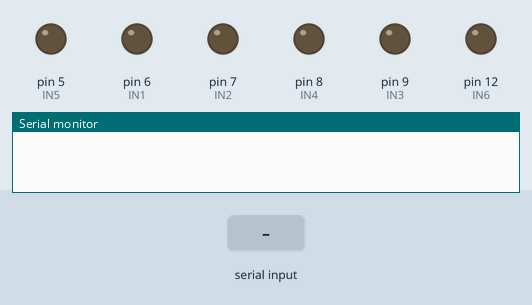
Bench run of a sketch on a simulated Arduino Uno, built with avr-gcc and run on an emulated ATmega328P. Parts: output pins drawn as LEDs (lit = HIGH), the last lines printed to the serial monitor. The inputs (shaded band) are chosen by the test bench.

Above: at 1.2 s.
1.3 s: "W" received over Serial
At 2.4 s:
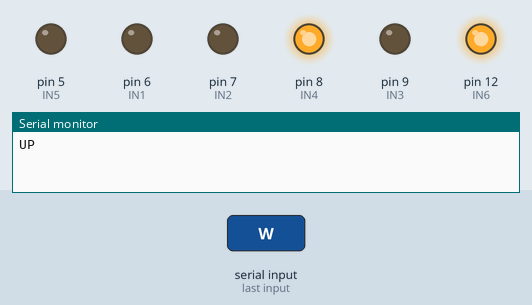
2.8 s: "A" received over Serial
At 3.6 s:
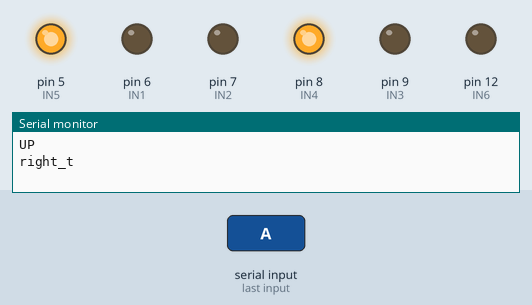
4.3 s: "D" received over Serial
At 4.7 s:
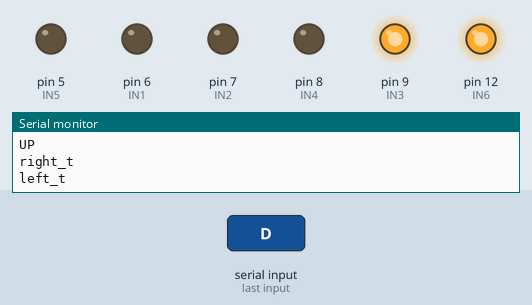
5.8 s: "S" received over Serial
At 7.0 s:
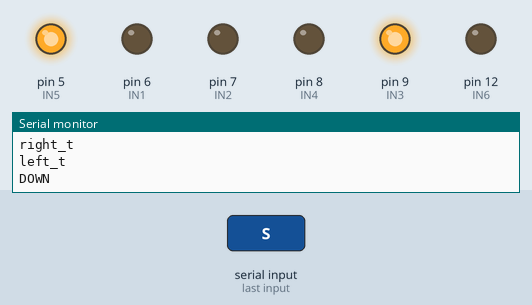
7.3 s: "R" received over Serial
At 8.2 s:
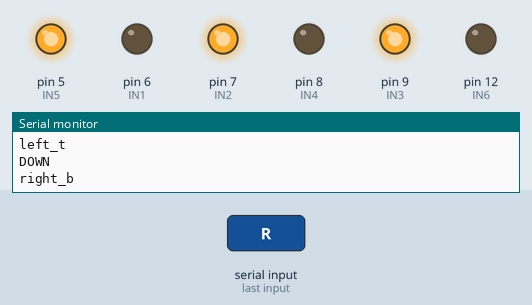
8.8 s: "L" received over Serial
At 9.3 s:
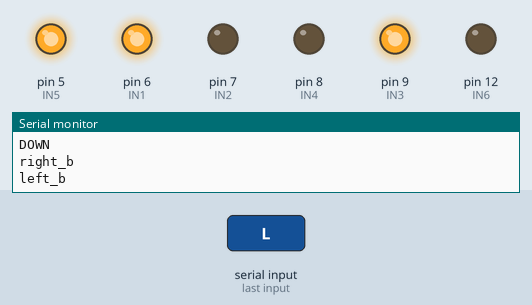
Timing chart, 0 to 11.3 s (numbered marks = the images above; inputs shaded):
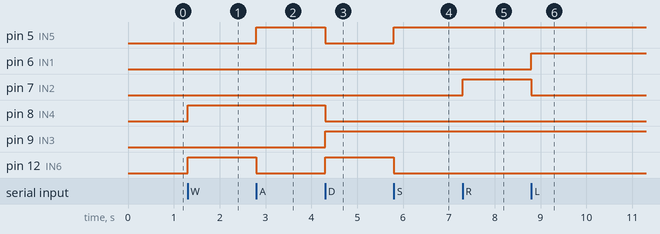

Measured:
- after the input at 1.3 s, pin 8 (IN4), pin 12 (IN6): LOW → HIGH at once
- after the input at 2.8 s, pin 5 (IN5): LOW → HIGH at once; pin 12 (IN6): HIGH → LOW at once
- after the input at 4.3 s, pin 5 (IN5), pin 8 (IN4): HIGH → LOW at once; pin 9 (IN3), pin 12 (IN6): LOW → HIGH at once
- after the input at 5.8 s, pin 5 (IN5): LOW → HIGH at once; pin 12 (IN6): HIGH → LOW at once
- after the input at 7.3 s, pin 7 (IN2): LOW → HIGH at once
- after the input at 8.8 s, pin 6 (IN1): LOW → HIGH at once; pin 7 (IN2): HIGH → LOW at once

The sketch:

hc_05v1v1.ino
```cpp
int IN3 = 9; /// шим
int IN4 = 8; //направление

int IN5 = 5; //шим
int IN6 = 12; //направление

int IN1 = 6; //ШИМ
int IN2 = 7;
int val;


void setup()
{
  pinMode (IN1, OUTPUT);
  pinMode (IN2, OUTPUT);
  pinMode (IN4, OUTPUT);
  pinMode (IN3, OUTPUT);
  pinMode (IN5, OUTPUT);
  pinMode (IN6, OUTPUT);

  Serial.begin(9600);


}


void loop()
{
  if (Serial.available()){

    val = Serial.read();


    if (val == 'W') // вперед
    {
   forward();
    }
    if ( val == 'A')
    {
     right_t();
    }

    // Задаём движение влево
    if ( val == 'D')
    {
      left_t();

    }

    // Задаём движение назад
    if ( val == 'S')
    {
     back();
    }
 if ( val == 'R')
    {
   right_b();
    }
     if ( val == 'L')
    {
   left_b();
    }

    if ( val == 'B')
    {
    stop_b();
    }

     if ( val == 'T')
    {
   stop_tank();
}
  }
}


 void forward()
 {
  Serial.println("UP");
        digitalWrite (IN4, HIGH);
        digitalWrite (IN3, LOW);
        digitalWrite (IN5, LOW);
        digitalWrite (IN6, HIGH);

 }
 void back()
 {
   Serial.println("DOWN");
      digitalWrite (IN4, LOW);
      digitalWrite (IN3, HIGH);
      digitalWrite (IN5, HIGH);
      digitalWrite (IN6, LOW);
 }
 void left_t()
 {
   Serial.println("left_t");
       digitalWrite (IN4, LOW);
       digitalWrite (IN3, HIGH);
       digitalWrite (IN5,LOW);
       digitalWrite (IN6, HIGH);
 }
 void right_t()
 {
  Serial.println("right_t");
      digitalWrite (IN4, HIGH);
      digitalWrite (IN3, LOW);
      digitalWrite (IN5, HIGH);
      digitalWrite (IN6, LOW);
 }
 void left_b()
 {
  Serial.println("left_b");
 digitalWrite (IN1, HIGH);
 digitalWrite (IN2, LOW);
 }
 void right_b()
 {
 Serial.println("right_b");
 digitalWrite (IN1, LOW);
 digitalWrite (IN2, HIGH);
 }

  void stop_tank()
  {
     Serial.println("T");
 digitalWrite (IN4, LOW);
  digitalWrite (IN3, LOW);
  digitalWrite (IN5, LOW);
  digitalWrite (IN6, LOW);
 }


  void stop_b()
  {
     Serial.println("B");
  digitalWrite (IN1, LOW);
  digitalWrite (IN2, LOW);

  }
```
